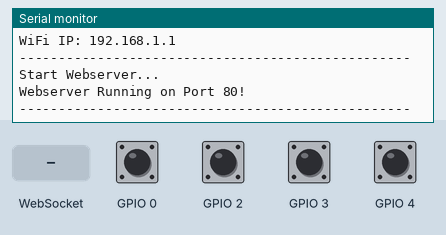
Recording of a sketch running on a simulated ESP8266 (NodeMCU). Parts: the last lines printed to the serial monitor. The inputs (shaded band) are chosen by the test bench; at power-on: GPIO 0, GPIO 2–4 HIGH. WiFi joins after 1.5 s; servers stay silent unless stated; random numbers use the default seed unless the sketch sets one; EEPROM starts erased.

Above: at 3.0 s.
3.1 s: GPIO 0 pulled LOW for 0.15 s
At 3.9 s:
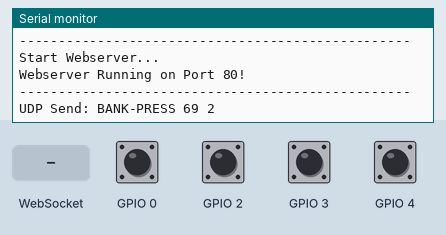
4.7 s: WebSocket text "1" received
At 4.86 s:
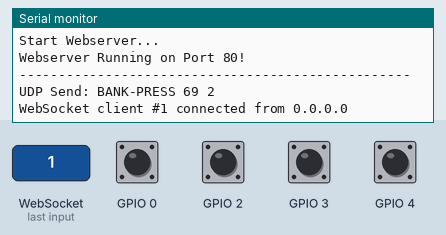
6.3 s: GPIO 2 pulled LOW for 0.15 s
At 7.6 s:
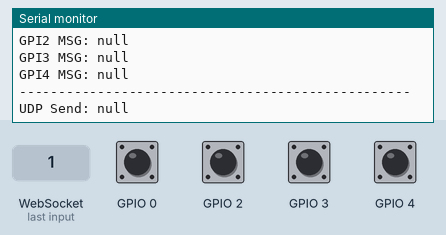
Timing chart, 0 to 9.3 s (numbered marks = the images above; inputs shaded):
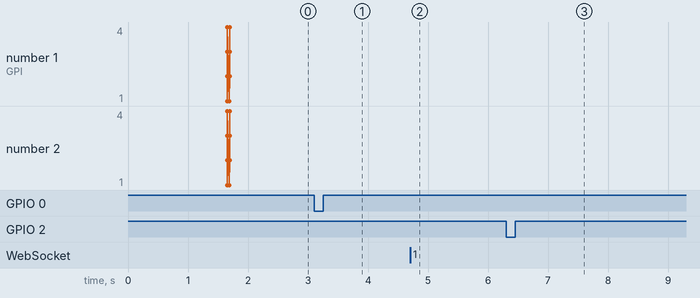

Measured:
- after the input at 3.1 s, the serial monitor: prints a new line at once (image 1)
- after the input at 4.7 s, the serial monitor: prints a new line after 0.05 s (image 2)
- after the input at 6.3 s, the serial monitor: prints a new line at once (image 3)

The sketch:

GPI2UDP.ino
```cpp
#include "tbmIO.h"

// set this one time to true for loading Defaults
#define ForceDefaults false

void setup() {
  Serial.begin(115200);
  Serial.println(""); Serial.println("");
  delay(1000);
  Serial.println(""); Serial.println("");
  Serial.println("##########################");
  Serial.println("##   GPI2UDP Started!   ##");
  Serial.println("##########################");
  Serial.println("");
  Serial.println("Check First Boot...");
  delay(100);
  firstLoader(ForceDefaults);
  Serial.println("Loading Config...");

  initGPIO();
  loadSettings();

  MAC[0] = Settings[0];
  MAC[1] = Settings[1];
  MAC[2] = Settings[2];
  MAC[3] = Settings[3];
  MAC[4] = Settings[4];
  MAC[5] = Settings[5];
  IPAddress ETHIP(Settings[7],Settings[8],Settings[9],Settings[10]);
  IPAddress ETHDNS(Settings[19],Settings[20],Settings[21],Settings[22]);
  IPAddress ETHGW(Settings[15],Settings[16],Settings[17],Settings[18]);
  IPAddress ETHNET(Settings[11],Settings[12],Settings[13],Settings[14]);
  Serial.println("Loading Completed!");

  delay(100);
  Serial.println("--------------------------------------------------");
  Serial.println("Start Ethernet Interface...");
  initEthernet(MAC, ETHIP, ETHNET, ETHGW, ETHDNS, 8888);

  Serial.println("--------------------------------------------------");
  Serial.println("Start WiFi Interface...");
  initWiFi(SettingsSSID, SettingsPWD, 8);
  Serial.println("--------------------------------------------------");
  Serial.println("Start Webserver...");
  initWebServer();
  initWebSocket();
  Serial.println("Webserver Running on Port 80!");
  Serial.println("--------------------------------------------------");
}

void loop() {
  ReadInputs();
  if (!(std::equal(std::begin(PinStatus), std::end(PinStatus), std::begin(PinStatusLast)))) {
    std::copy(PinStatus, PinStatus+4, PinStatusLast);
    if (PinStatus[0] == LOW) SendUDP(SettingsGPI1MSG);
    if (PinStatus[1] == LOW) SendUDP(SettingsGPI2MSG);
    if (PinStatus[2] == LOW) SendUDP(SettingsGPI3MSG);
    if (PinStatus[3] == LOW) SendUDP(SettingsGPI4MSG);
    delay(100);
  }
  EthernetStatus();
  ws.cleanupClients();
}
```

admin.h
```cpp
char adminhtml[] = R"(<!DOCTYPE html>
<html>
    <head>
        <title>GPI2UDP Config #1</title>
        <meta charset="UTF-8">
        <meta name="viewport" content="width=device-width, initial-scale=1.0">
        <style>
            body {background: rgb(16,16,16); color: rgb(235,235,235); }
            * {font-family: sans-serif; font-size: 16px;}
            h1 { font-size: 30px; text-align: center; margin: 6px;  margin-top: 30px; margin-bottom: 25px;}
            h2 { font-size: 24px; text-align: center; margin: 6px;}
            h3 { font-size: 16px; text-align: center; margin: 15px; font-weight: normal;  margin-top: 25px; margin-bottom: 50px;}
            input {
                width: 18%;
                height: 20px;
                text-align: center;
                border: 1px solid white;
                background: black;
                color: white;
                border-radius: 10px;
            }
            input.big {
                width: 93%;
            }
            select { width: 99%; height: 26px; border: 1px solid white; background: black; color: white; border-radius: 10px; }
            .thl { width: 35%; text-align: left; }
            .thr { width: 65%; }
            tr {height: 26px;}
            .tbl {width: 100%; margin-top: 25px; margin-bottom: 25px;}
        </style>
    </head>
    <body>
        <h1>GPI2UDP Settings</h1>
        <table class="tbl">
            <tr>
                <td colspan="2"><h2>Ethernet</h2></td>
            </tr>
            <tr>
                <td class="thl"><label for="6">DHCP/Static IP:</label></td>
                <td class="thr"><select id="6"><option value="0" id="o1">DHCP</option><option value="1" id="o2">Static IP</option></select></td>
            </tr>
            <tr>
                <td class="thl"><label for="7">IP Address:</label></td>
                <td class="thr"><input type="number" id="7" value=""><input type="number" id="8" value=""><input type="number" id="9" value=""><input type="number" id="10" value=""></td>
            </tr>
            <tr>
                <td class="thl"><label for="19">Subnet:</label></td>
                <td class="thr"><input type="number" id="11" value=""><input type="number" id="12" value=""><input type="number" id="13" value=""><input type="number" id="14" value=""></td>
            </tr>
            <tr>
                <td class="thl"><label for="11">Gateway:</label></td>
                <td class="thr"><input type="number" id="15" value=""><input type="number" id="16" value=""><input type="number" id="17" value=""><input type="number" id="18" value=""></td>
            </tr>
            <tr>
                <td class="thl"><label for="15">DNS Server:</label></td>
                <td class="thr"><input type="number" id="19" value=""><input type="number" id="20" value=""><input type="number" id="21" value=""><input type="number" id="22" value=""></td>
            </tr>
            <tr>
                <td class="thl"><label>MAC Address:</label></td>
                <td class="thr"><span id="0"></span>:<span id="1"></span>:<span id="2"></span>:<span id="3"></span>:<span id="4"></span>:<span id="5"></span></td>
            </tr>
        </table>
        <table class="tbl">
            <tr>
                <td colspan="2" class="thl"><h2>Admin WiFi Settings</h2></td>
            </tr>
            <tr>
                <td class="thl"><label for="ssid">SSID:</label></td>
                <td class="thr"><input class="big" type="text" id="ssid" maxlength="32" value=""></td>
            </tr>
            <tr>
                <td class="thl"><label for="pwd">Password:</label></td>
                <td class="thr"><input class="big" type="text" id="pwd" maxlength="32" value=""></td>
            </tr>
        </table>
        <table class="tbl">
            <tr>
                <td colspan="2" class="thl"><h2>UDP Settings</h2></td>
            </tr>
            <tr>
                <td class="thl"><label for="host">Host IP:</label></td>
                <td class="thr"><input type="number" id="23" value=""><input type="number" id="24" value=""><input type="number" id="25" value=""><input type="number" id="26"  value=""></td>
            </tr>
            <tr>
                <td class="thl"><label for="port">Host Port:</label></td>
                <td class="thr"><input class="big" type="number" id="27" min="0" max="65535" value=""></td>
            </tr>
            <tr>
                <td colspan="2" class="thl">GPI 1 UDP Message: (max. 240 Character)</td>
            </tr>
            <tr>
                <td colspan="2" class="thl"><input class="big" type="text" id="udp1" maxlength="240" value=""></td>
            </tr>
            <tr>
                <td colspan="2" class="thl">GPI 2 UDP Message: (max. 240 Character)</td>
            </tr>
            <tr>
                <td colspan="2" class="thl"><input class="big" type="text" id="udp2" maxlength="240" value=""></td>
            </tr>
            <tr>
                <td colspan="2" class="thl">GPI 3 UDP Message: (max. 240 Character)</td>
            </tr>
            <tr>
                <td colspan="2" class="thl"><input class="big" type="text" id="udp3" maxlength="240" value=""></td>
            </tr>
            <tr>
                <td colspan="2" class="thl">GPI 4 UDP Message: (max. 240 Character)</td>
            </tr>
            <tr>
                <td colspan="2" class="thl"><input class="big" type="text" id="udp4" maxlength="240" value=""></td>
            </tr>
            <tr>
                <td colspan="2" class="thl"><h2><button onclick="saveSettings();">Save</button></h2></td>
            </tr>
        </table>
        <h3>Copyright &copy; 2024 testbild.media</h3>
        <script>
            var gateway = `ws://${window.location.hostname}/ws`;
            var websocket;
            var wsup = false;
            window.addEventListener('load', onload);
            function onload(event) {
                initWebSocket();
            }

            function initWebSocket() {
                console.log('Trying to open a WebSocket connection…');
                websocket = new WebSocket(gateway);
                websocket.onopen = onOpen;
                websocket.onclose = onClose;
                websocket.onmessage = onMessage;
            }

            // When websocket is established, call the getReadings() function
            function onOpen(event) {
                console.log('Connection opened');
                wsup = true;
            }

            function onClose(event) {
                console.log('Connection closed');
                wsup = false;
                setTimeout(initWebSocket, 2000);
            }

            // Function that receives the message from the ESP32 with the readings
            function onMessage(event) {
                wsup = true;
                var myObj = JSON.parse(event.data);
                console.log(myObj);

                if (myObj[6] < 1){
                     document.getElementById("o1").selected = true;
                     document.getElementById("o2").selected = false;
                } else {
                     document.getElementById("o1").selected = false;
                     document.getElementById("o2").selected = true;
                }

                for (var i = 0; i < 6; i++){
                    document.getElementById(i).innerHTML = myObj[i].toString(16).toUpperCase();
                }
                for (var i = 7; i < 28; i++){
                    document.getElementById(i).value = myObj[i];
                }
                document.getElementById("ssid").value = myObj["ssid"];
                document.getElementById("pwd").value = myObj["pwd"];
                document.getElementById("udp1").value = myObj["udp1"];
                document.getElementById("udp2").value = myObj["udp2"];
                document.getElementById("udp3").value = myObj["udp3"];
                document.getElementById("udp4").value = myObj["udp4"];
            }

            function saveSettings(){
                if (wsup){
                    var msg = {data:{}};
                    for (var i = 6; i < 28; i++){
                        msg.data[i] = document.getElementById(i).value;
                    }
                    msg.data["ssid"] = document.getElementById("ssid").value;
                    msg.data["pwd"] = document.getElementById("pwd").value;
                    msg.data["udp1"] = document.getElementById("udp1").value;
                    msg.data["udp2"] = document.getElementById("udp2").value;
                    msg.data["udp3"] = document.getElementById("udp3").value;
                    msg.data["udp4"] = document.getElementById("udp4").value;
                    var SendMsg = JSON.stringify(msg);
                    console.log(SendMsg);
                    websocket.send(SendMsg);
                    alert("Settings saved! Please restart the Device to apply all changes!");
                } else {
                    alert("Saving Failed! Please renew the Connection or Restart the Device!");
                }
            }
        </script>
    </body>
</html>)";
```

Source omitted: tbmIO.h (15229 bytes)
